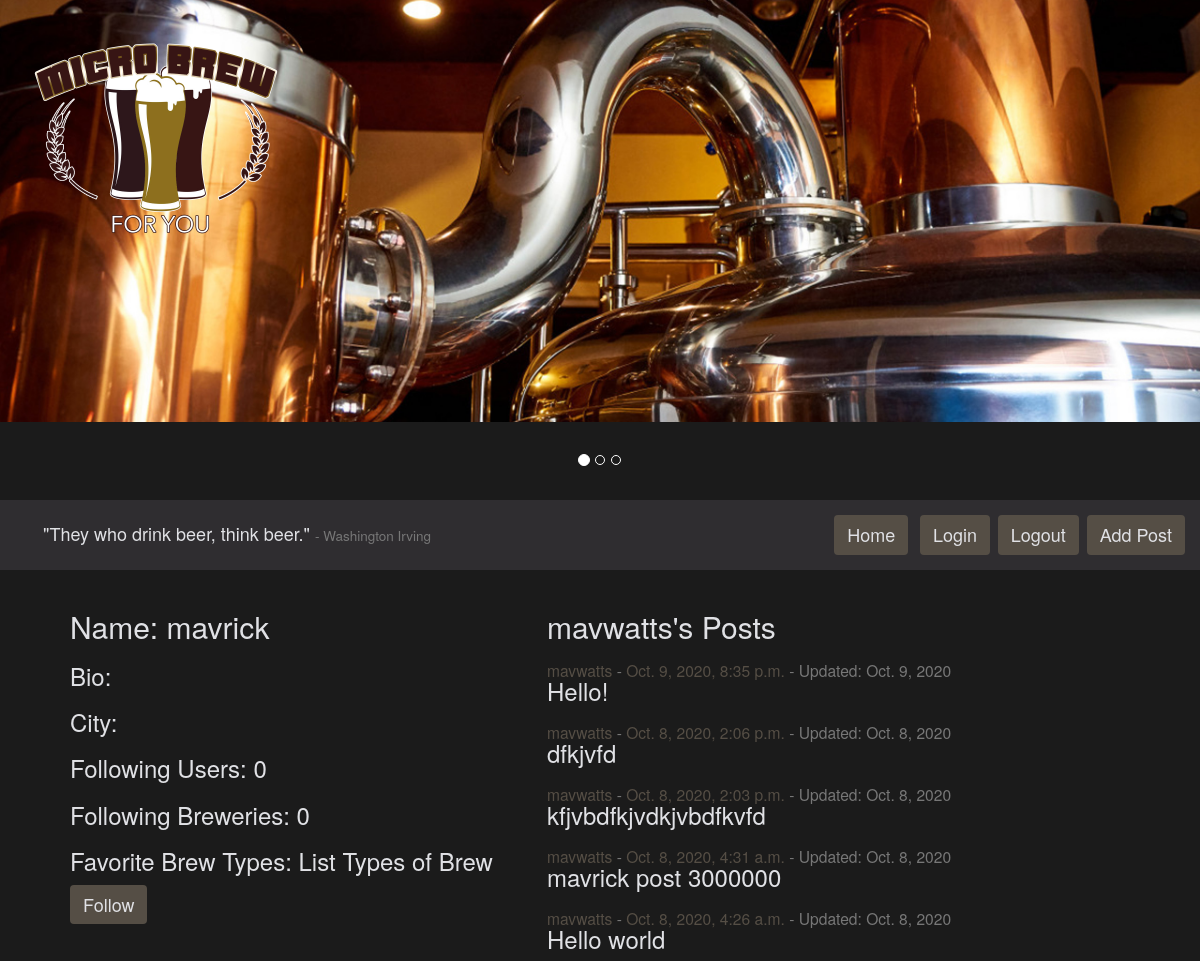
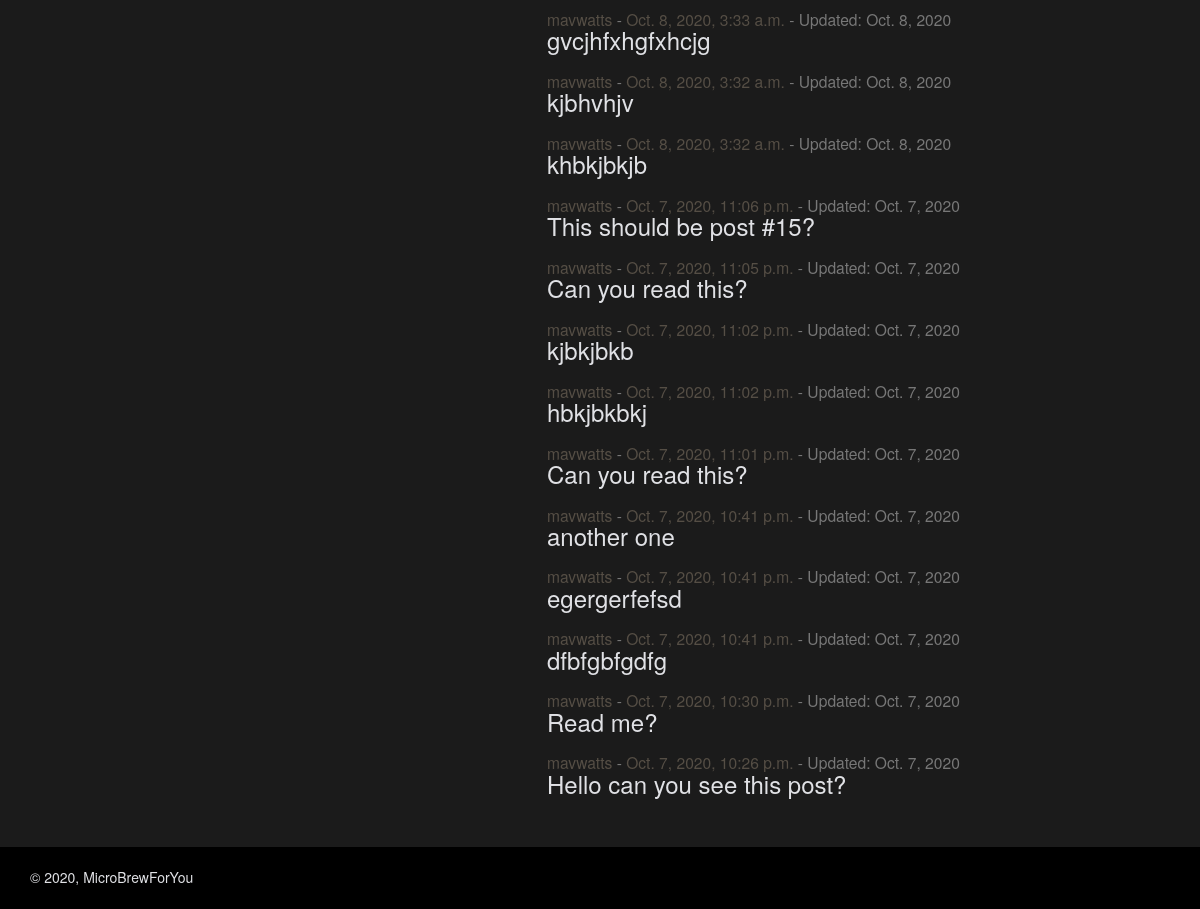
Page /user/7/ (signed in) on the committed database (2 pictures, top to bottom).
### microbrewforyou_app/models.py (models this page shows, shortened)
class CustomUser(AbstractUser):
    bio = models.CharField(max_length=280, default='')
    user_image = models.ImageField(
        upload_to='CustomUser/', null=False, blank=False)
    users_following = models.ManyToManyField(
        "self", symmetrical=False, related_name='CustomUser')
    fav_breweries = models.ManyToManyField(
        "Breweries", symmetrical=False,
        related_name='fav_breweries', blank=True)
    fav_brewtypes = models.ManyToManyField(
        "BrewTypes", symmetrical=False,
        related_name='fav_brewtypes', blank=True)
    address = models.CharField(max_length=280)
    city = models.CharField(max_length=50)
    state = models.CharField(max_length=50)
    user_since = models.DateTimeField(default=timezone.now)
    REQUIRED_FIELDS = ['first_name', 'bio', 'address', 'city', 'state']
    def __str__(self):
        return self.username

class Posts(models.Model):
    author = models.ForeignKey(
        CustomUser, on_delete=models.CASCADE, related_name='author')
    body = models.TextField(max_length=280)
    postTime = models.DateTimeField(default=timezone.now)
    lastUpdated = models.DateField(auto_now=True)

### microbrewforyou_app/views.py (the view)
# urls.py: path('user/<int:user_id>/', UserDetailView.as_view(), name="userview"),
class UserDetailView(View):
    def get(self, request, user_id):
        selected_user = CustomUser.objects.filter(id=user_id).first()
        following_list = request.user.users_following.all()
        if selected_user.users_following:
            number_following = len(selected_user.users_following.all())
        else:
            number_following = 0
        user_posts = Posts.objects.filter(
            author=user_id).order_by('postTime').reverse()
        number_posts = len(user_posts)
        return render(
            request, "user_detail.html",
            {"number_posts": number_posts,
             "selected_user": selected_user,
             "user_posts": user_posts,
             "following_list": following_list,
             "number_following": number_following})

### templates/user_detail.html
{% extends 'base.html' %} {% block content %}
<br />
<div class="main-user">
    <div class="two-column">
        <h2>Name: {{ selected_user.first_name }} {% if request.user == selected_user %}<a href="/edituser/{{selected_user.id}}/" class="btn button-menu">Edit User</a>{% endif %}</h2>
        <h3>Bio: {{ selected_user.bio }}</h3>
        <h3>City: {{ selected_user.city }}</h3>
        <h3>Following Users: {{ number_following }}</h3>
        <h3>Following Breweries: 0</h3>
        <h3>Favorite Brew Types: List Types of Brew</h3>
        {% if request.user != selected_user %}
        {% if selected_user not in following_list %}
        <a href="/following/{{selected_user.id}}/" class="btn button-menu">Follow</a>
        {% else %}
        <a href="/unfollowing/{{selected_user.id}}/" class="btn button-menu">Unfollow</a>
        {% endif %}
        {% endif %}
    </div>
    <div class="two-column">
        <h2>{{ selected_user }}'s Posts</h2>
        {% for post in user_posts %}
        <h3>
        <span class="small"
            ><a  class="custom_link" href="/user/{{ post.author.id }}/">{{ post.author }}</a> -
            <a  class="custom_link" href="/post/{{ post.id }}/">{{post.postTime}}</a></span
        ><span class="small"
            > - Updated: {{ post.lastUpdated }}</a></span><br />
        {{ post.body }}
        </h3>
        {% endfor %}
    </div>
</div>
<br />
<br />
{% endblock %}

### static/css/main.css (style rules this page uses)
.two-column { width: 45%; }
.main-user { display: flex; }
body#custom_body { background-color: #1b1b1b; color: #e0e1e5; }
a.button-menu { background-color: #554e45; color: #e0e1e5; font-size: 18px; }
a.custom_link { color: #554e45; }

### rows in the picture
CustomUser: first_name "mavrick", username "mavwatts"
Posts: author "mavwatts", postTime "Oct. 9, 2020, 8:35 p.m.", lastUpdated "Oct. 9, 2020", body "Hello!"
Posts: author "mavwatts", postTime "Oct. 8, 2020, 2:06 p.m.", lastUpdated "Oct. 8, 2020", body "dfkjvfd"
Posts: author "mavwatts", postTime "Oct. 8, 2020, 2:03 p.m.", lastUpdated "Oct. 8, 2020", body "kfjvbdfkjvdkjvbdfkvfd"
Posts: author "mavwatts", postTime "Oct. 8, 2020, 4:31 a.m.", lastUpdated "Oct. 8, 2020", body "mavrick post 3000000"
Posts: author "mavwatts", postTime "Oct. 8, 2020, 4:26 a.m.", lastUpdated "Oct. 8, 2020", body "Hello world"
Posts: author "mavwatts", postTime "Oct. 8, 2020, 3:33 a.m.", lastUpdated "Oct. 8, 2020", body "gvcjhfxhgfxhcjg"
Posts: author "mavwatts", postTime "Oct. 8, 2020, 3:32 a.m.", lastUpdated "Oct. 8, 2020", body "kjbhvhjv"
Posts: author "mavwatts", postTime "Oct. 8, 2020, 3:32 a.m.", lastUpdated "Oct. 8, 2020", body "khbkjbkjb"
Posts: author "mavwatts", postTime "Oct. 7, 2020, 11:06 p.m.", lastUpdated "Oct. 7, 2020", body "This should be post #15?"
Posts: author "mavwatts", postTime "Oct. 7, 2020, 11:05 p.m.", lastUpdated "Oct. 7, 2020", body "Can you read this?"
Posts: author "mavwatts", postTime "Oct. 7, 2020, 11:02 p.m.", lastUpdated "Oct. 7, 2020", body "kjbkjbkb"
Posts: author "mavwatts", postTime "Oct. 7, 2020, 11:02 p.m.", lastUpdated "Oct. 7, 2020", body "hbkjbkbkj"
Posts: author "mavwatts", postTime "Oct. 7, 2020, 11:01 p.m.", lastUpdated "Oct. 7, 2020", body "Can you read this?"
Posts: author "mavwatts", postTime "Oct. 7, 2020, 10:41 p.m.", lastUpdated "Oct. 7, 2020", body "another one"
Posts: author "mavwatts", postTime "Oct. 7, 2020, 10:41 p.m.", lastUpdated "Oct. 7, 2020", body "egergerfefsd"
Posts: author "mavwatts", postTime "Oct. 7, 2020, 10:41 p.m.", lastUpdated "Oct. 7, 2020", body "dfbfgbfgdfg"
Posts: author "mavwatts", postTime "Oct. 7, 2020, 10:30 p.m.", lastUpdated "Oct. 7, 2020", body "Read me?"
Posts: author "mavwatts", postTime "Oct. 7, 2020, 10:26 p.m.", lastUpdated "Oct. 7, 2020", body "Hello can you see this post?"

### other values in the picture
{{ number_following }} "0"
